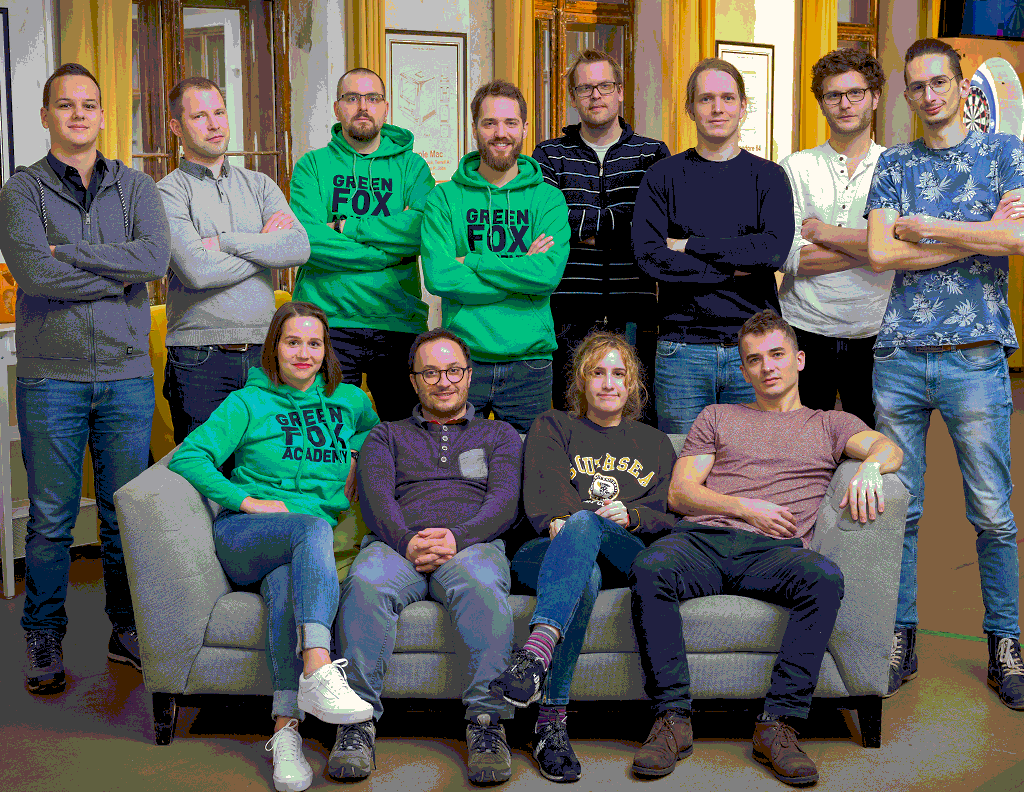
//> input picture OpenCVPractice/DownSizeUpSize/accord_test.bmp, 1024 x 794 px, given in place of the camera
$ ./DetectCorners   (built with g++ and OpenCV 4)
//> lines starting //> are read from the running program, lines starting //| are printed output that depends on the picture
### OpenCVPractice/DetectCorners/DetectCorners/DetectCorners.h
// DetectCorners.h : Include file for standard system include files,
// or project specific include files.

#pragma once

#include <iostream>

// TODO: Reference additional headers your program requires here.

### OpenCVPractice/DetectCorners/DetectCorners/DetectCorners.cpp
#include "DetectCorners.h"
#include <opencv2/opencv.hpp>


int main()
{
	cv::VideoCapture camera(0);
	if (!camera.isOpened()) {
		std::cerr << "ERROR: Could not open camera" << std::endl;
		return 1;
	}
	while (1) {
		cv::Mat dst;
		cv::Mat image;// = cv::imread("C:\\github\\Teleeeee\\OpenCVPractice\\DetectCorners\\DetectCorners\\mav_lol.bmp", 1);
		camera >> image;
//> image is the input picture: 794 rows x 1024 cols, CV_8UC3; mean B, G, R 91.9, 98.1, 92.3
		cv::cvtColor(image, image, cv::COLOR_RGB2GRAY);
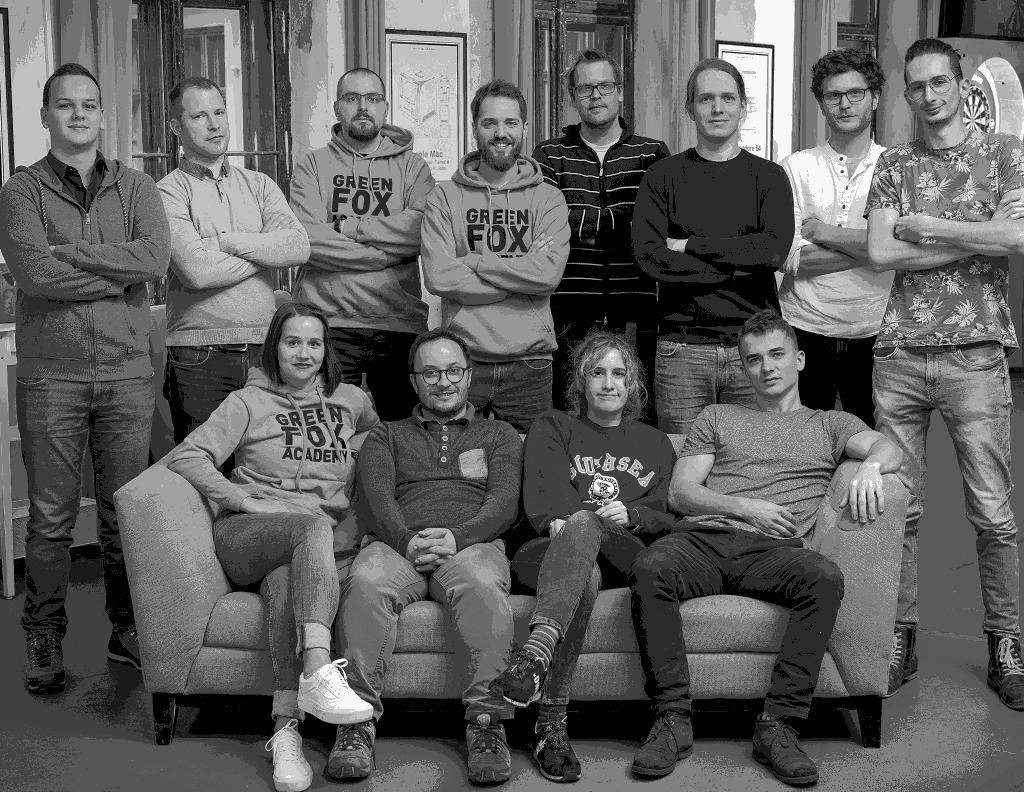
//> image: 794 rows x 1024 cols, CV_8UC1; min 0, max 255, mean 95.6
		cv::equalizeHist(image, image);
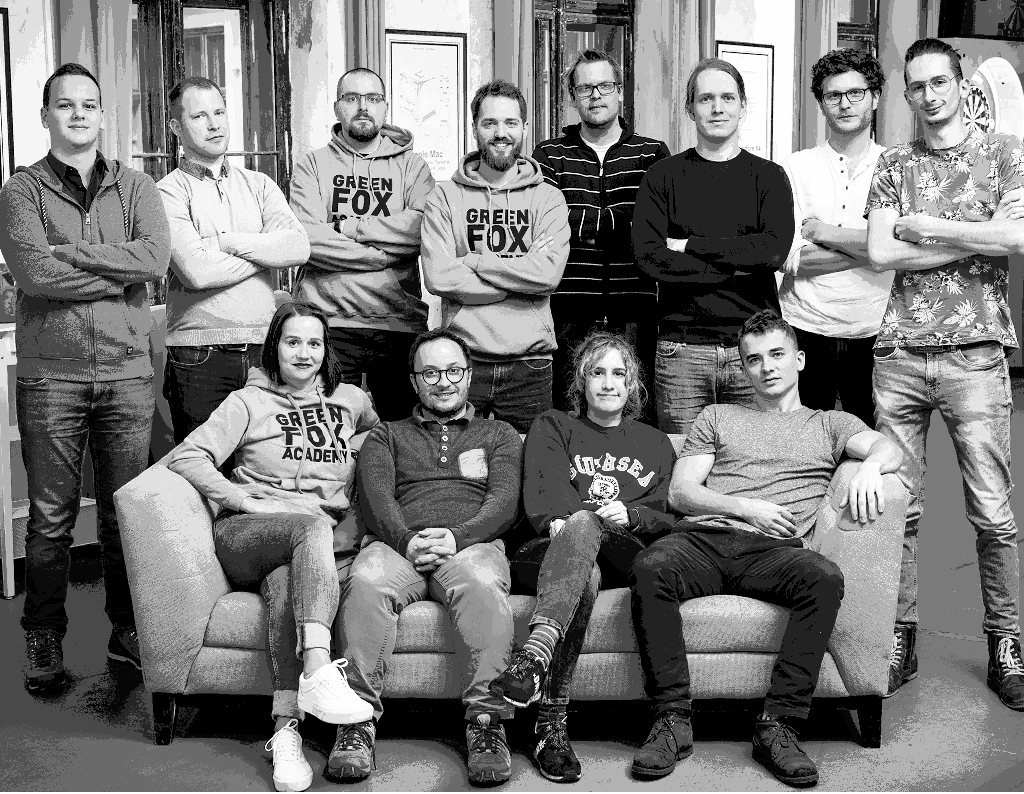
//> image: 794 rows x 1024 cols, CV_8UC1; min 0, max 255, mean 120.3
		cv::equalizeHist(image, image);
		cv::cornerHarris(image, dst, 4, cv::BORDER_CONSTANT, 0.04);
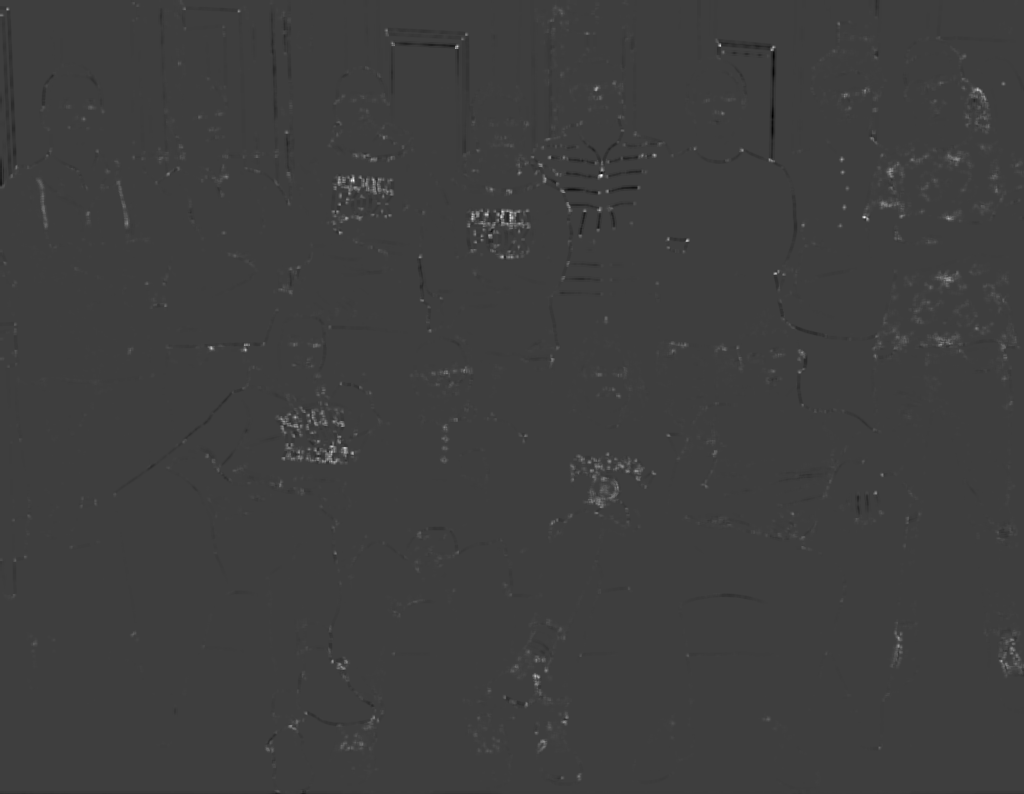
//> dst: 794 rows x 1024 cols, CV_32FC1; min -5.17, max 16.03, mean 0.0415; drawn with min black and max white
		//cv::imshow("Window", image);

		cv::Mat dst_norm, dst_norm_scaled;
		cv::normalize(dst, dst_norm, 0.5, 255, cv::NORM_MINMAX, CV_32FC1, cv::Mat());
		convertScaleAbs(dst_norm, dst_norm_scaled);
		for (int i = 0; i < dst_norm.rows; i++)
		{
			for (int j = 0; j < dst_norm.cols; j++)
			{
				if ((int)dst_norm.at<float>(i, j) > 150)
				{
					circle(dst_norm_scaled, cv::Point(j, i), 1, cv::Scalar(0), 10, 8, 0);
				}
			}
		}
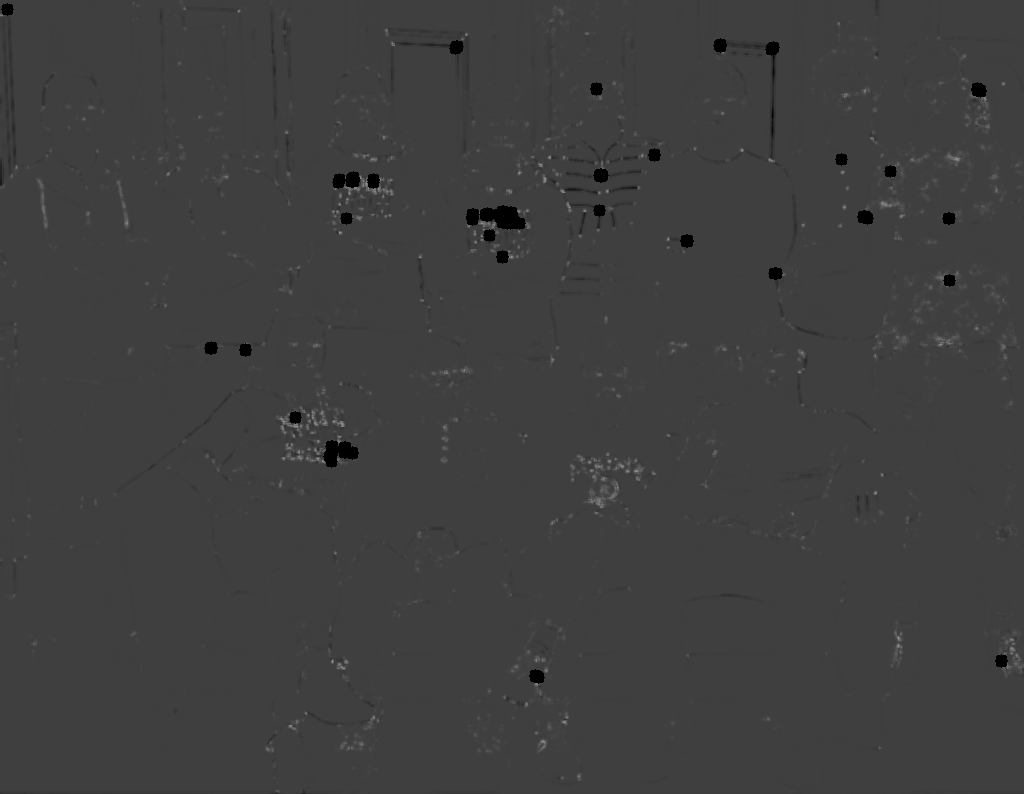
//> dst_norm_scaled: 794 rows x 1024 cols, CV_8UC1; min 0, max 151, mean 62.8
		imshow("corners_window", dst_norm_scaled);

		cv::waitKey(1000);
	}
	return 0;
}
